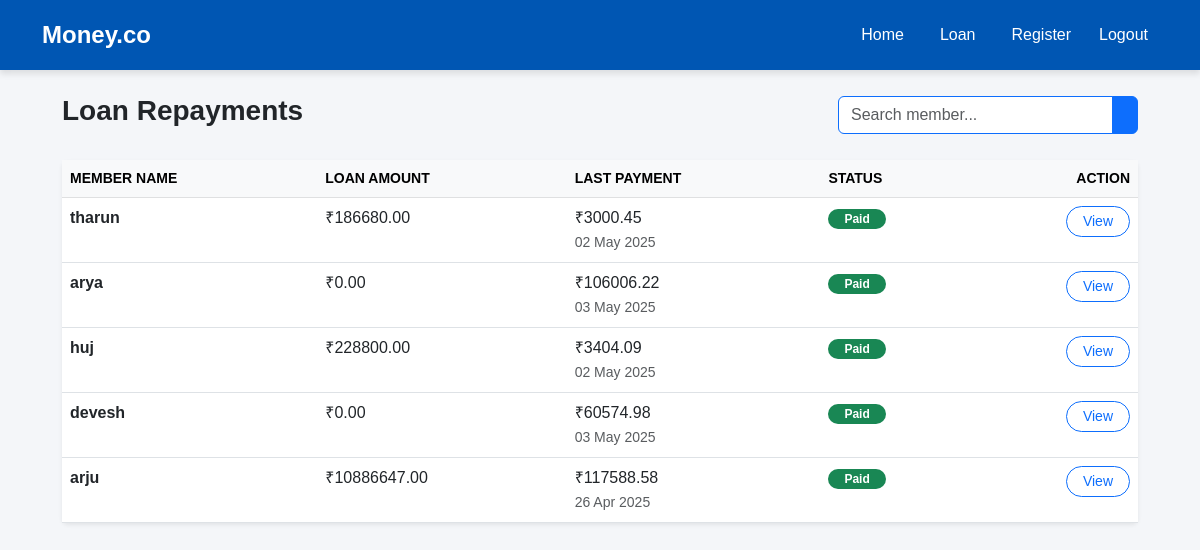
The app's page /repayments/, older data.
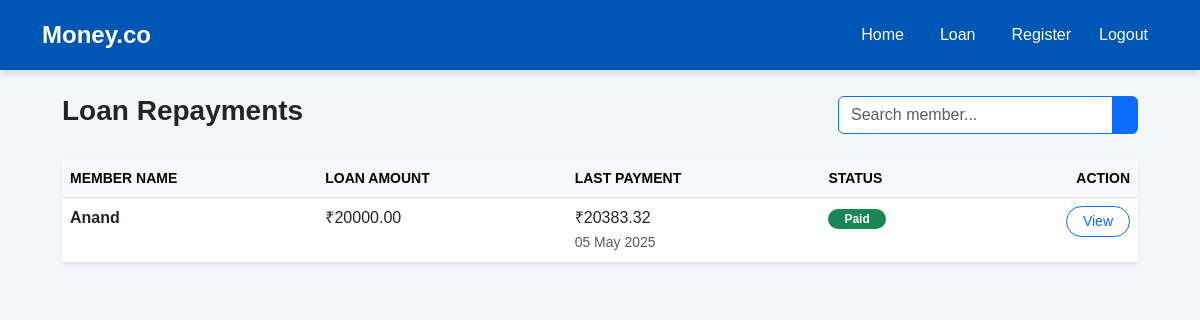
The same page, newer data.
### moneyapp/models.py (models this page shows, shortened)
class Member(models.Model):
    ROLE_CHOICES = [('Teaching', 'Teaching Staff'), ('Non-Teaching', 'Non-Teaching Staff')]
    name            = models.CharField(max_length=100)
    member_id       = models.CharField(max_length=50, unique=True)
    department      = models.CharField(max_length=100, blank=True)
    designation     = models.CharField(max_length=100, blank=True)
    mob = models.CharField(max_length=10, validators=[phone_validator])
    email           = models.EmailField()
    dob             = models.DateField()
    doj             = models.DateField()
    doj_service     = models.DateField()
    maximum_period  = models.IntegerField()
    max_loan_amount = models.DecimalField(max_digits=10, decimal_places=2)
    city            = models.CharField(max_length=100)
    pincode         = models.CharField(max_length=10)
    role            = models.CharField(max_length=20, choices=ROLE_CHOICES, default='Non-Teaching')
    has_loan        = models.BooleanField(default=False)

class LoanRepayment(models.Model):
    member               = models.ForeignKey(Member, on_delete=models.CASCADE)
    repayment_number     = models.PositiveIntegerField()   # sequential number per member
    repayment_date       = models.DateField()
    interest_paid        = models.DecimalField(max_digits=10, decimal_places=2)
    principal_paid       = models.DecimalField(max_digits=10, decimal_places=2)
    total_payment        = models.DecimalField(max_digits=10, decimal_places=2)
    outstanding_balance  = models.DecimalField(max_digits=10, decimal_places=2)
    class Meta:
        ordering = ('member', 'repayment_number')
        constraints = [
            models.UniqueConstraint(fields=['member', 'repayment_number'], name='unique_member_repayment')
        ]

### moneyapp/views.py (the view)
# urls.py: path('repayments/', views.repayments, name='repayment_loanee_list'),
def repayments(request):
    loanees = Member.objects.filter(loanrepayment__isnull=False).distinct()
    return render(request, 'repayment_loanee_list.html', {'loanees': loanees})

### moneyapp/templates/repayment_loanee_list.html (shortened to what this page needs)
{% extends 'base.html' %}
{% load static %}
{% block content %}
<div class="container mt-4" style="max-width: 1100px;">
    <div class="d-flex justify-content-between align-items-center mb-4">
        <h3 class="text-dark fw-bold">Loan Repayments</h3>
        <div class="input-group" style="width: 300px;">
            <input type="text" class="form-control border-primary" placeholder="Search member..." id="searchInput">
            <button class="btn btn-primary" type="button" id="searchButton">
            </button>
        </div>
    </div>
    <div class="card shadow-sm border-0">
        <div class="card-body p-0">
            <div class="table-responsive">
                <table class="table table-hover mb-0" id="repaymentTable">
                    <thead class="table-light text-uppercase small text-muted">
                        <tr>
                            <th>Member Name</th>
                            <th>Loan Amount</th>
                            <th>Last Payment</th>
                            <th>Status</th>
                            <th class="text-end">Action</th>
                        </tr>
                    </thead>
                    <tbody>
                        {% for loanee in loanees %}
                        <tr>
                            <td class="fw-semibold">{{ loanee.name }}</td>
                            <td>₹{{ loanee.max_loan_amount|floatformat:2 }}</td>
                            <td>
                                {% with last=loanee.loanrepayment_set.last %}
                                    {% if last %}
                                        ₹{{ last.total_payment }}<br>
                                        <small class="text-muted">{{ last.repayment_date|date:"d M Y" }}</small>
                                    {% else %}
                                        <span class="text-muted">No payment yet</span>
                                    {% endif %}
                                {% endwith %}
                            </td>
                            <td>
                                {% if loanee.loanrepayment_set.last %}
                                    <span class="badge bg-success text-white px-3 py-1 rounded-pill">Paid</span>
                                {% else %}
                                    <span class="badge bg-warning text-dark px-3 py-1 rounded-pill">Pending</span>
                                {% endif %}
                            </td>
                            <td class="text-end">
                                <a href="{% url 'repayment_detail' loanee.id %}" class="btn btn-outline-primary btn-sm rounded-pill px-3">
                                    View
                                </a>
                            </td>
                        </tr>
                        {% endfor %}
                    </tbody>
                </table>
            </div>
        </div>
    </div>
</div>
{% endblock %}

Row changes from the older to the newer data that the page shows:
removed Member: name "tharun", max_loan_amount "186680.00", loanrepayment_set.last.total_payment "3000.45", loanrepayment_set.last.repayment_date "02 May 2025", shows "Paid"
removed Member: name "arya", max_loan_amount "0.00", loanrepayment_set.last.total_payment "106006.22", loanrepayment_set.last.repayment_date "03 May 2025", shows "Paid"
removed Member: name "huj", max_loan_amount "228800.00", loanrepayment_set.last.total_payment "3404.09", loanrepayment_set.last.repayment_date "02 May 2025", shows "Paid"
removed Member: name "devesh", max_loan_amount "0.00", loanrepayment_set.last.total_payment "60574.98", loanrepayment_set.last.repayment_date "03 May 2025", shows "Paid"
removed Member: name "arju", max_loan_amount "10886647.00", loanrepayment_set.last.total_payment "117588.58", loanrepayment_set.last.repayment_date "26 Apr 2025", shows "Paid"
added Member: name "Anand", max_loan_amount "20000.00", loanrepayment_set.last.total_payment "20383.32", loanrepayment_set.last.repayment_date "05 May 2025", shows "Paid"
